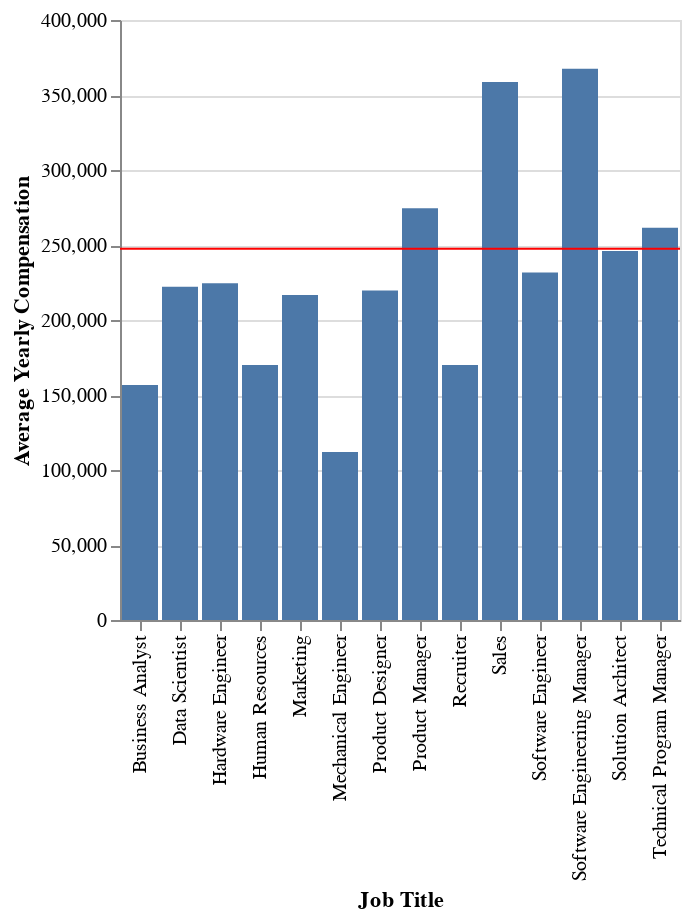

The cell this chart's notebook holds for it:
### Code cell
chart_comp + rule1

### Figure 1 — Vega-Lite specification as saved in the notebook (floating-point values rounded to 4 significant figures; data arrays with more than 128 entries replaced by an {"elided": "..."} marker saying what was removed)
{"config": {"view": {"continuousWidth": 400, "continuousHeight": 300}}, "layer": [{"data": {"name": "data-669f10446b31cdcd0589b1c8681c524c"}, "mark": "bar", "encoding": {"x": {"type": "nominal", "axis": {"title": "Job Title"}, "field": "title"}, "y": {"type": "quantitative", "aggregate": "mean", "axis": {"title": "Average Yearly Compensation"}, "field": "totalyearlycompensation"}}}, {"data": {"name": "data-669f10446b31cdcd0589b1c8681c524c"}, "mark": {"type": "rule", "color": "red"}, "encoding": {"y": {"type": "quantitative", "aggregate": "mean", "field": "totalyearlycompensation"}}}], "$schema": "https://vega.github.io/schema/vega-lite/v4.8.1.json", "datasets": {"data-669f10446b31cdcd0589b1c8681c524c": {"elided": "5000 records"}}}
